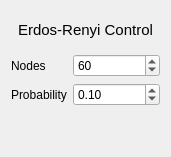
<?xml version="1.0" encoding="UTF-8"?>
<ui version="4.0">
 <class>ErdosControl</class>
 <widget class="QWidget" name="ErdosControl">
  <property name="geometry">
   <rect>
    <x>0</x>
    <y>0</y>
    <width>171</width>
    <height>157</height>
   </rect>
  </property>
  <property name="windowTitle">
   <string>Form</string>
  </property>
  <layout class="QVBoxLayout" name="verticalLayout">
   <item>
    <widget class="QLabel" name="label">
     <property name="font">
      <font>
       <pointsize>11</pointsize>
      </font>
     </property>
     <property name="text">
      <string>Erdos-Renyi Control</string>
     </property>
     <property name="alignment">
      <set>Qt::AlignCenter</set>
     </property>
    </widget>
   </item>
   <item>
    <layout class="QFormLayout" name="formLayout">
     <item row="0" column="0">
      <widget class="QLabel" name="Nodes">
       <property name="text">
        <string>Nodes</string>
       </property>
      </widget>
     </item>
     <item row="0" column="1">
      <widget class="QSpinBox" name="nodesSpin">
       <property name="minimum">
        <number>1</number>
       </property>
       <property name="maximum">
        <number>10000</number>
       </property>
       <property name="value">
        <number>60</number>
       </property>
      </widget>
     </item>
     <item row="1" column="0">
      <widget class="QLabel" name="Probability">
       <property name="text">
        <string>Probability</string>
       </property>
      </widget>
     </item>
     <item row="1" column="1">
      <widget class="QDoubleSpinBox" name="probabilitySpin">
       <property name="decimals">
        <number>2</number>
       </property>
       <property name="maximum">
        <double>1.000000000000000</double>
       </property>
       <property name="singleStep">
        <double>0.050000000000000</double>
       </property>
       <property name="value">
        <double>0.100000000000000</double>
       </property>
      </widget>
     </item>
    </layout>
   </item>
   <item>
    <spacer name="verticalSpacer">
     <property name="orientation">
      <enum>Qt::Vertical</enum>
     </property>
     <property name="sizeType">
      <enum>QSizePolicy::Fixed</enum>
     </property>
     <property name="sizeHint" stdset="0">
      <size>
       <width>20</width>
       <height>40</height>
      </size>
     </property>
    </spacer>
   </item>
  </layout>
 </widget>
 <resources/>
 <connections/>
</ui>
